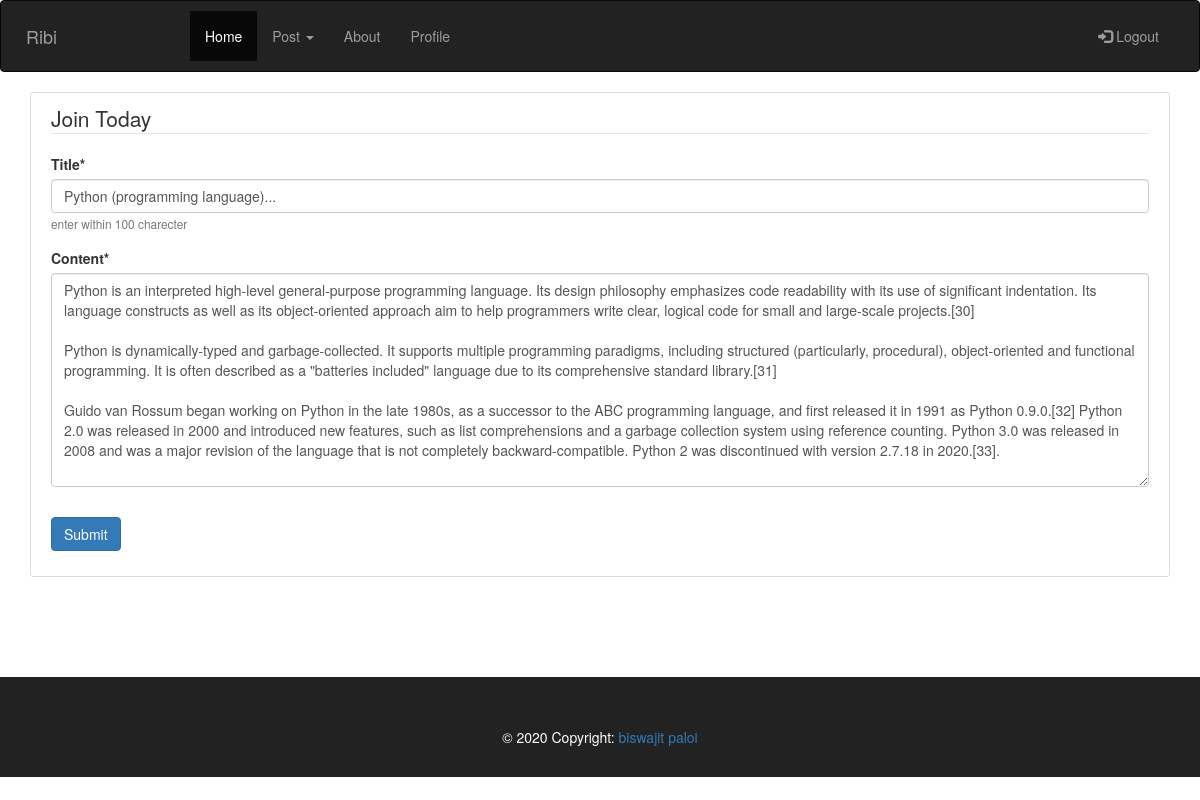
/post/3/update (signed in), run on the app's committed database.
### blog/models.py (models this page shows, shortened)
class Post(models.Model):
    title = models.CharField(max_length=100,help_text="enter within 100 charecter")
    content = models.TextField()
    date_posted = models.DateTimeField(default=timezone.now)
    author = models.ForeignKey(User, on_delete=models.CASCADE)

### blog/views.py (the view, shortened to what this page needs)
# urls.py: path('post/<int:pk>/update', PostUpdateView.as_view(), name='post-update'),
class PostUpdateView(LoginRequiredMixin, UpdateView, SuccessMessageMixin):
    model = Post
    template_name = 'blog/post_create.html'
    fields = ['title', 'content']

### blog/templates/blog/post_create.html (shortened to what this page needs)
{% extends "blog/base.html" %}
{% load crispy_forms_tags %}
{% block content %}
    <div class="content-section ">
        <form class="w-50 p-3" method="POST">
            <fieldset class="form-group">
                <legend class="border-bottom mb-4">Join Today</legend>
                {{ form|crispy }}
            </fieldset>
            <div class="form-group">
                <button class="btn btn-primary" type="submit">Submit</button>
            </div>
        </form>
        </div>
    </div>
{% endblock content %}

### blog/static/blog/style.css (style rules this page uses)
.content-section { background: #ffffff; padding: 10px 20px; border: 1px solid #dddddd; border-radius: 3px; margin-bottom: 20px; }

### data on the page
Post: title "Python (programming language)...", content "Python is an interpreted high-level general-purpose programming language. Its design philosophy emphasizes code readability with its use of significant indentation. Its language constructs as well as its object-oriented approach aim to help programmers write clear, logical code for small and large-scale projects.[30] Python is dynamically-typed and garbage-collected. It supports multiple programming paradigms, including structured (particularly, procedural), object-oriented and functional programming. It is often described as a \"batteries included\" language due to its comprehensive standard library.[31] Guido van Rossum began working on Python in the late 1980s, as a successor to the ABC…"
